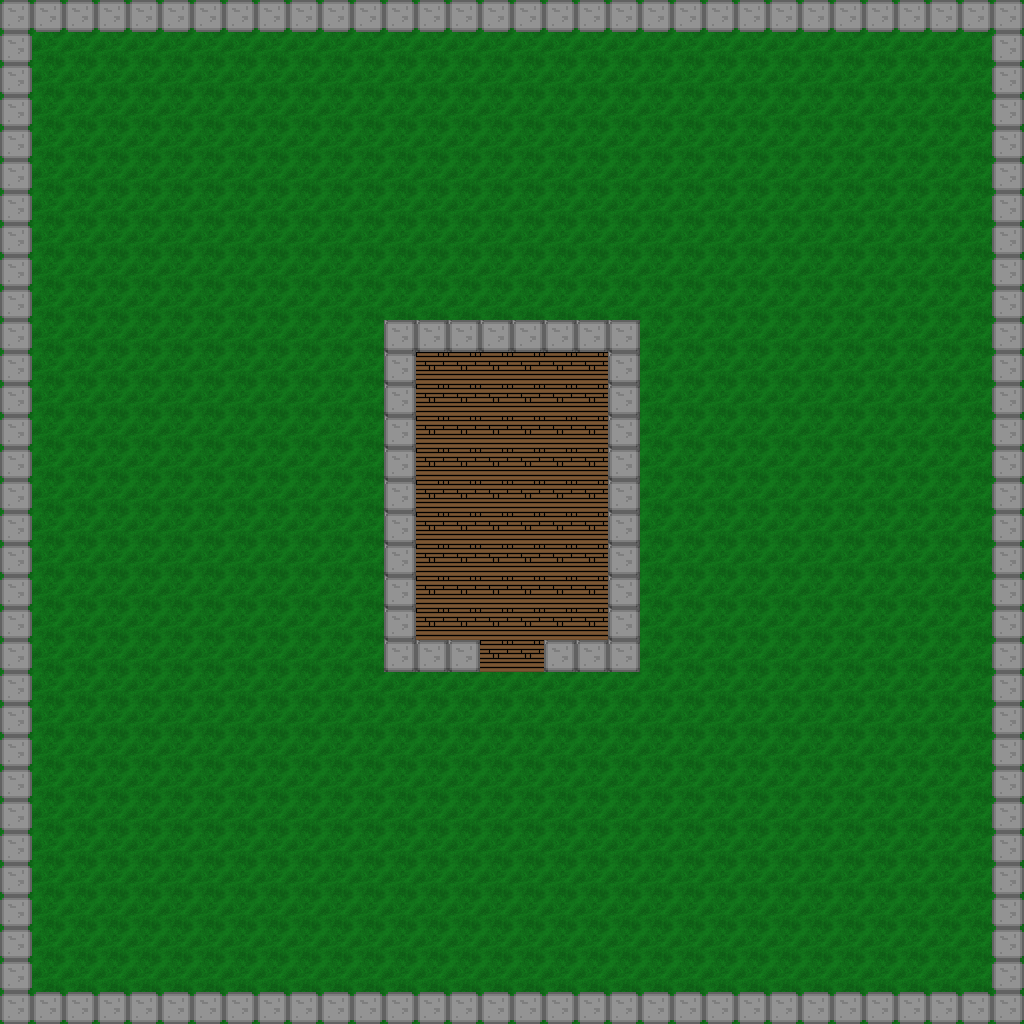

A 2D game scene composited from a Tiled map and its tileset images. What follows is a short description and the map's XML, with every tile layer's data as written:
An orthogonal 32x32 tile map with 32x32 px tiles, 2 tile layers (Ground, Wall).

<map version="1.8" tiledversion="1.8.5" orientation="orthogonal" renderorder="right-down" width="32" height="32" tilewidth="32" tileheight="32" infinite="0" nextlayerid="3" nextobjectid="1">
 <properties>
  <property name="IsWall" type="bool" value="false" />
 </properties>
 <tileset firstgid="1" source="../Tilesets/Munita.tsx" />
 <layer id="1" name="Ground" width="32" height="32">
  <data encoding="csv">
2,2,2,2,2,2,2,2,2,2,2,2,2,2,2,2,2,2,2,2,2,2,2,2,2,2,2,2,2,2,2,2,
2,2,2,2,2,2,2,2,2,2,2,2,2,2,2,2,2,2,2,2,2,2,2,2,2,2,2,2,2,2,2,2,
2,2,2,2,2,2,2,2,2,2,2,2,2,2,2,2,2,2,2,2,2,2,2,2,2,2,2,2,2,2,2,2,
2,2,2,2,2,2,2,2,2,2,2,2,2,2,2,2,2,2,2,2,2,2,2,2,2,2,2,2,2,2,2,2,
2,2,2,2,2,2,2,2,2,2,2,2,2,2,2,2,2,2,2,2,2,2,2,2,2,2,2,2,2,2,2,2,
2,2,2,2,2,2,2,2,2,2,2,2,2,2,2,2,2,2,2,2,2,2,2,2,2,2,2,2,2,2,2,2,
2,2,2,2,2,2,2,2,2,2,2,2,2,2,2,2,2,2,2,2,2,2,2,2,2,2,2,2,2,2,2,2,
2,2,2,2,2,2,2,2,2,2,2,2,2,2,2,2,2,2,2,2,2,2,2,2,2,2,2,2,2,2,2,2,
2,2,2,2,2,2,2,2,2,2,2,2,2,2,2,2,2,2,2,2,2,2,2,2,2,2,2,2,2,2,2,2,
2,2,2,2,2,2,2,2,2,2,2,2,2,2,2,2,2,2,2,2,2,2,2,2,2,2,2,2,2,2,2,2,
2,2,2,2,2,2,2,2,2,2,2,2,4,4,4,4,4,4,4,4,2,2,2,2,2,2,2,2,2,2,2,2,
2,2,2,2,2,2,2,2,2,2,2,2,4,5,5,5,5,5,5,4,2,2,2,2,2,2,2,2,2,2,2,2,
2,2,2,2,2,2,2,2,2,2,2,2,4,5,5,5,5,5,5,4,2,2,2,2,2,2,2,2,2,2,2,2,
2,2,2,2,2,2,2,2,2,2,2,2,4,5,5,5,5,5,5,4,2,2,2,2,2,2,2,2,2,2,2,2,
2,2,2,2,2,2,2,2,2,2,2,2,4,5,5,5,5,5,5,4,2,2,2,2,2,2,2,2,2,2,2,2,
2,2,2,2,2,2,2,2,2,2,2,2,4,5,5,5,5,5,5,4,2,2,2,2,2,2,2,2,2,2,2,2,
2,2,2,2,2,2,2,2,2,2,2,2,4,5,5,5,5,5,5,4,2,2,2,2,2,2,2,2,2,2,2,2,
2,2,2,2,2,2,2,2,2,2,2,2,4,5,5,5,5,5,5,4,2,2,2,2,2,2,2,2,2,2,2,2,
2,2,2,2,2,2,2,2,2,2,2,2,4,5,5,5,5,5,5,4,2,2,2,2,2,2,2,2,2,2,2,2,
2,2,2,2,2,2,2,2,2,2,2,2,4,5,5,5,5,5,5,4,2,2,2,2,2,2,2,2,2,2,2,2,
2,2,2,2,2,2,2,2,2,2,2,2,4,4,4,5,5,4,4,4,2,2,2,2,2,2,2,2,2,2,2,2,
2,2,2,2,2,2,2,2,2,2,2,2,2,2,2,2,2,2,2,2,2,2,2,2,2,2,2,2,2,2,2,2,
2,2,2,2,2,2,2,2,2,2,2,2,2,2,2,2,2,2,2,2,2,2,2,2,2,2,2,2,2,2,2,2,
2,2,2,2,2,2,2,2,2,2,2,2,2,2,2,2,2,2,2,2,2,2,2,2,2,2,2,2,2,2,2,2,
2,2,2,2,2,2,2,2,2,2,2,2,2,2,2,2,2,2,2,2,2,2,2,2,2,2,2,2,2,2,2,2,
2,2,2,2,2,2,2,2,2,2,2,2,2,2,2,2,2,2,2,2,2,2,2,2,2,2,2,2,2,2,2,2,
2,2,2,2,2,2,2,2,2,2,2,2,2,2,2,2,2,2,2,2,2,2,2,2,2,2,2,2,2,2,2,2,
2,2,2,2,2,2,2,2,2,2,2,2,2,2,2,2,2,2,2,2,2,2,2,2,2,2,2,2,2,2,2,2,
2,2,2,2,2,2,2,2,2,2,2,2,2,2,2,2,2,2,2,2,2,2,2,2,2,2,2,2,2,2,2,2,
2,2,2,2,2,2,2,2,2,2,2,2,2,2,2,2,2,2,2,2,2,2,2,2,2,2,2,2,2,2,2,2,
2,2,2,2,2,2,2,2,2,2,2,2,2,2,2,2,2,2,2,2,2,2,2,2,2,2,2,2,2,2,2,2,
2,2,2,2,2,2,2,2,2,2,2,2,2,2,2,2,2,2,2,2,2,2,2,2,2,2,2,2,2,2,2,2
</data>
 </layer>
 <layer id="2" name="Wall" width="32" height="32">
  <data encoding="csv">
1,1,1,1,1,1,1,1,1,1,1,1,1,1,1,1,1,1,1,1,1,1,1,1,1,1,1,1,1,1,1,1,
1,0,0,0,0,0,0,0,0,0,0,0,0,0,0,0,0,0,0,0,0,0,0,0,0,0,0,0,0,0,0,1,
1,0,0,0,0,0,0,0,0,0,0,0,0,0,0,0,0,0,0,0,0,0,0,0,0,0,0,0,0,0,0,1,
1,0,0,0,0,0,0,0,0,0,0,0,0,0,0,0,0,0,0,0,0,0,0,0,0,0,0,0,0,0,0,1,
1,0,0,0,0,0,0,0,0,0,0,0,0,0,0,0,0,0,0,0,0,0,0,0,0,0,0,0,0,0,0,1,
1,0,0,0,0,0,0,0,0,0,0,0,0,0,0,0,0,0,0,0,0,0,0,0,0,0,0,0,0,0,0,1,
1,0,0,0,0,0,0,0,0,0,0,0,0,0,0,0,0,0,0,0,0,0,0,0,0,0,0,0,0,0,0,1,
1,0,0,0,0,0,0,0,0,0,0,0,0,0,0,0,0,0,0,0,0,0,0,0,0,0,0,0,0,0,0,1,
1,0,0,0,0,0,0,0,0,0,0,0,0,0,0,0,0,0,0,0,0,0,0,0,0,0,0,0,0,0,0,1,
1,0,0,0,0,0,0,0,0,0,0,0,0,0,0,0,0,0,0,0,0,0,0,0,0,0,0,0,0,0,0,1,
1,0,0,0,0,0,0,0,0,0,0,0,1,1,1,1,1,1,1,1,0,0,0,0,0,0,0,0,0,0,0,1,
1,0,0,0,0,0,0,0,0,0,0,0,1,0,0,0,0,0,0,1,0,0,0,0,0,0,0,0,0,0,0,1,
1,0,0,0,0,0,0,0,0,0,0,0,1,0,0,0,0,0,0,1,0,0,0,0,0,0,0,0,0,0,0,1,
1,0,0,0,0,0,0,0,0,0,0,0,1,0,0,0,0,0,0,1,0,0,0,0,0,0,0,0,0,0,0,1,
1,0,0,0,0,0,0,0,0,0,0,0,1,0,0,0,0,0,0,1,0,0,0,0,0,0,0,0,0,0,0,1,
1,0,0,0,0,0,0,0,0,0,0,0,1,0,0,0,0,0,0,1,0,0,0,0,0,0,0,0,0,0,0,1,
1,0,0,0,0,0,0,0,0,0,0,0,1,0,0,0,0,0,0,1,0,0,0,0,0,0,0,0,0,0,0,1,
1,0,0,0,0,0,0,0,0,0,0,0,1,0,0,0,0,0,0,1,0,0,0,0,0,0,0,0,0,0,0,1,
1,0,0,0,0,0,0,0,0,0,0,0,1,0,0,0,0,0,0,1,0,0,0,0,0,0,0,0,0,0,0,1,
1,0,0,0,0,0,0,0,0,0,0,0,1,0,0,0,0,0,0,1,0,0,0,0,0,0,0,0,0,0,0,1,
1,0,0,0,0,0,0,0,0,0,0,0,1,1,1,0,0,1,1,1,0,0,0,0,0,0,0,0,0,0,0,1,
1,0,0,0,0,0,0,0,0,0,0,0,0,0,0,0,0,0,0,0,0,0,0,0,0,0,0,0,0,0,0,1,
1,0,0,0,0,0,0,0,0,0,0,0,0,0,0,0,0,0,0,0,0,0,0,0,0,0,0,0,0,0,0,1,
1,0,0,0,0,0,0,0,0,0,0,0,0,0,0,0,0,0,0,0,0,0,0,0,0,0,0,0,0,0,0,1,
1,0,0,0,0,0,0,0,0,0,0,0,0,0,0,0,0,0,0,0,0,0,0,0,0,0,0,0,0,0,0,1,
1,0,0,0,0,0,0,0,0,0,0,0,0,0,0,0,0,0,0,0,0,0,0,0,0,0,0,0,0,0,0,1,
1,0,0,0,0,0,0,0,0,0,0,0,0,0,0,0,0,0,0,0,0,0,0,0,0,0,0,0,0,0,0,1,
1,0,0,0,0,0,0,0,0,0,0,0,0,0,0,0,0,0,0,0,0,0,0,0,0,0,0,0,0,0,0,1,
1,0,0,0,0,0,0,0,0,0,0,0,0,0,0,0,0,0,0,0,0,0,0,0,0,0,0,0,0,0,0,1,
1,0,0,0,0,0,0,0,0,0,0,0,0,0,0,0,0,0,0,0,0,0,0,0,0,0,0,0,0,0,0,1,
1,0,0,0,0,0,0,0,0,0,0,0,0,0,0,0,0,0,0,0,0,0,0,0,0,0,0,0,0,0,0,1,
1,1,1,1,1,1,1,1,1,1,1,1,1,1,1,1,1,1,1,1,1,1,1,1,1,1,1,1,1,1,1,1
</data>
 </layer>
</map>
